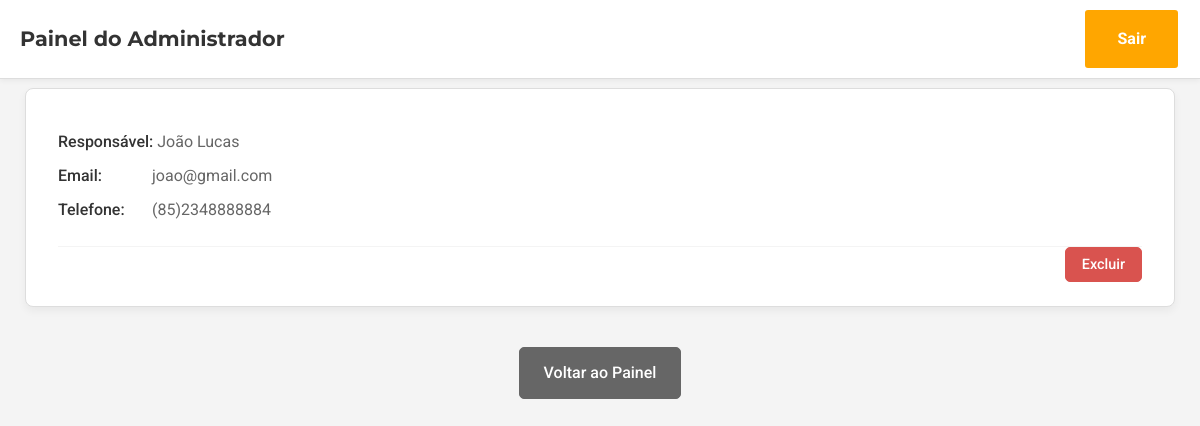
/admin/parceiros (signed in), run on the app's committed database.
### ES/models.py (models this page shows, shortened)
class Partner(db.Model):
    id = db.Column(db.Integer, primary_key=True)
    org_name = db.Column(db.String(150), nullable=False)
    cnpj = db.Column(db.String(20), unique=True, nullable=True)
    responsible_name = db.Column(db.String(100), nullable=False)
    telefone = db.Column(db.String(80), nullable=False)
    email = db.Column(db.String(100), unique=True, nullable=False)
    senha = db.Column(db.String(256), nullable=False)

### ES/routes/routes_admin.py (the view)
@dp.route('/admin/parceiros')
@admin_required
def admin_parceiros():
    parceiros = Partner.query.all()
    return render_template('admin_parceiros.html', title='Gestão de Parceiros', parceiros=parceiros)

### ES/routes/routes_admin.py (called while the page is built)
def admin_required(f):
    @wraps(f)
    def decorated_function(*args, **kwargs):
        if 'user_id' not in session:
            flash('Acesso negado. Por favor, faça o login como admin', 'danger')
            return redirect(url_for('main.login_cadastro'))
        user = User.query.get(session['user_id'])
        if not user.is_admin:
            flash('Você não tem permissão para acessar esta pagina.', 'danger')
            return redirect(url_for('main.homepage'))
        return f(*args, **kwargs)
    return decorated_function

### ES/templates/admin_parceiros.html (shortened to what this page needs)
<!DOCTYPE html>
<html lang="pt-BR">
<head>
    <link rel="stylesheet" href="{{ url_for('static', filename='css/base.css') }}">
    <link rel="stylesheet" href="{{ url_for('static', filename='css/admin_parceiros.css') }}">
</head>
<body data-logged-in="True">
    <header class="header">
        <nav class="container navbar">
            <a href="{{ url_for('main.admin_page') }}" class="logo">Painel do Administrador</a>
            <div>
                <a href="{{ url_for('main.logout') }}" class="btn btn-primary">Sair</a>
            </div>
        </nav>
    </header>
    <main class="container">
        <h1 class="section-title">Gestão de Organizações Parceiras</h1>
        {% if parceiros %}
            <ul class="partner-list">
                {% for parceiro in parceiros %}
                <li class="partner-card">
                    <p><strong>Responsável:</strong> {{ parceiro.responsible_name or 'Não informado' }}</p>
                    <p><strong>Email:</strong> {{ parceiro.email or 'Não informado' }}</p>
                    <p><strong>Telefone:</strong> {{ parceiro.telefone or 'Não informado' }}</p>
                    <div class="partner-card-footer">
                        <form action="{{ url_for('main.excluir_parceiro', partner_id=parceiro.id) }}" method="POST" onsubmit="return confirm('Tem certeza que deseja excluir esta organização? Esta ação não pode ser desfeita.');">
                            <button type="submit" class="btn btn-danger">Excluir</button>
                        </form>
                    </div>
                </li>
                {% endfor %}
            </ul>
        {% else %}
            <p class="no-partners-message">Não há nenhuma organização parceira cadastrada.</p>
        {% endif %}
        <div class="back-link-container">
            <a href="{{ url_for('main.admin_page') }}" class="btn btn-secondary">Voltar ao Painel</a>
        </div>
    </main>
</body>
</html>

### ES/static/css/base.css (style rules this page uses)
:root { --cor-primaria: #253594; --cor-secundaria: #d9534f; --cor-sucesso: #4cae4c; --cor-fundo: #ffffff; --cor-fundo-secundario: #f4f4f4; --cor-texto: #333333; --cor-texto-claro: #ffffff; --cor-borda: #e0e0e0; --cor-botao: #f7b910; --cor-botao: #ffa600; --fonte-principal: "Roboto", sans-serif; --fonte-secundaria: "Montserrat", sans-serif; --texto-xs: 0.75rem; --texto-sm: 0.875rem; --texto-base: 1rem; --texto-lg: 1.400rem; --texto-xl: 1.5rem; --texto-2xl: 2rem; --esp-1: 0.25rem; --esp-2: 0.5rem; --esp-3: 1rem; --esp-4: 1.5rem; --esp-5: 2rem; --esp-6: 3rem; --raio-borda: 5px; --sombra-padrao: 0 4px 12px rgba(0, 0, 0, 0.08); --largura-maxima: 1200px; }
*, *::before, *::after { box-sizing: border-box; margin: 0; padding: 0; }
html { scroll-behavior: smooth; -webkit-font-smoothing: antialiased; -moz-osx-font-smoothing: grayscale; }
body { min-height: 100vh; display: flex; flex-direction: column; font-family: var(--fonte-principal); font-size: var(--texto-base); color: var(--cor-texto); background-color: var(--cor-fundo); line-height: 1.6; }
ul, ol { list-style: none; }
a { text-decoration: none; color: var(--cor-primaria); }
h1, h2, h3, h4, h5, h6 { font-family: var(--fonte-secundaria); font-weight: 700; line-height: 1.2; margin-bottom: var(--esp-3); }
h1 { font-size: var(--texto-2xl); }
.btn { display: inline-block; padding: var(--esp-3) var(--esp-5); font-family: var(--fonte-principal); font-weight: 700; border-radius: var(--raio-borda); text-decoration: none; transition: all 0.3s ease; border: 2px solid transparent; cursor: pointer; text-align: center; }
.btn-primary { background-color: var(--cor-botao); color: var(--cor-texto-claro); border-color: var(--cor-botao-hover); }
.btn-secondary { background-color: transparent; color: var(--cor-texto); border-color: var(--cor-borda); }

### ES/static/css/admin_parceiros.css (style rules this page uses)
:root { --primary-color: #0056b3; --text-color: #333; --text-color-light: #666; --light-gray: #f4f4f4; --border-color: #ddd; --white: #ffffff; --danger-color: #d9534f; --danger-color-dark: #c9302c; --success-color: #5cb85c; }
body { background-color: var(--light-gray); }
.header { background-color: var(--white); border-bottom: 1px solid var(--border-color); padding: 0.5rem 0; position: fixed; top: 0; left: 0; width: 100%; z-index: 100; box-shadow: 0 2px 5px rgba(0,0,0,0.05); }
.navbar { display: flex; justify-content: space-between; align-items: center; padding: 0 20px; }
.logo { font-family: 'Montserrat', sans-serif; font-size: 1.3rem; font-weight: 700; color: var(--primary-color-dark); text-decoration: none; }
main.container { padding-top: 100px; padding-bottom: 40px; padding: 10px 25px; }
.section-title { font-family: 'Montserrat', sans-serif; font-size: 2rem; font-weight: 700; color: var(--text-color); text-align: center; margin-bottom: 2.5rem; }
.partner-list { list-style: none; padding: 0; margin: 0; display: flex; flex-direction: column; gap: 1.5rem; }
.partner-card { background-color: var(--white); border: 1px solid var(--border-color); border-radius: 8px; padding: 1.5rem 2rem; box-shadow: 0 4px 8px rgba(0,0,0,0.05); }
.partner-card p { font-family: 'Roboto', sans-serif; font-size: 1rem; color: var(--text-color-light); margin: 0.5rem 0; line-height: 1.6; }
.partner-card p strong { color: var(--text-color); font-weight: 500; min-width: 90px; display: inline-block; }
.partner-card-footer { margin-top: 1.5rem; border-top: 1px solid var(--light-gray); text-align: right; }
.btn-danger { background-color: var(--danger-color); color: var(--white); border: 1px solid var(--danger-color); padding: 0.5rem 1rem; font-size: 0.9rem; font-weight: 500; border-radius: 5px; cursor: pointer; transition: background-color 0.3s ease; }
.back-link-container { text-align: center; margin-top: 2.5rem; }
.btn-secondary { display: inline-block; font-family: 'Roboto', sans-serif; font-weight: 500; text-decoration: none; padding: 0.75rem 1.5rem; border-radius: 5px; transition: all 0.3s ease; cursor: pointer; background-color: var(--text-color-light); color: var(--white); border: 1px solid var(--text-color-light); }

### data on the page
Partner: responsible_name "João Lucas", email "joao@gmail.com", telefone "(85)2348888884"
